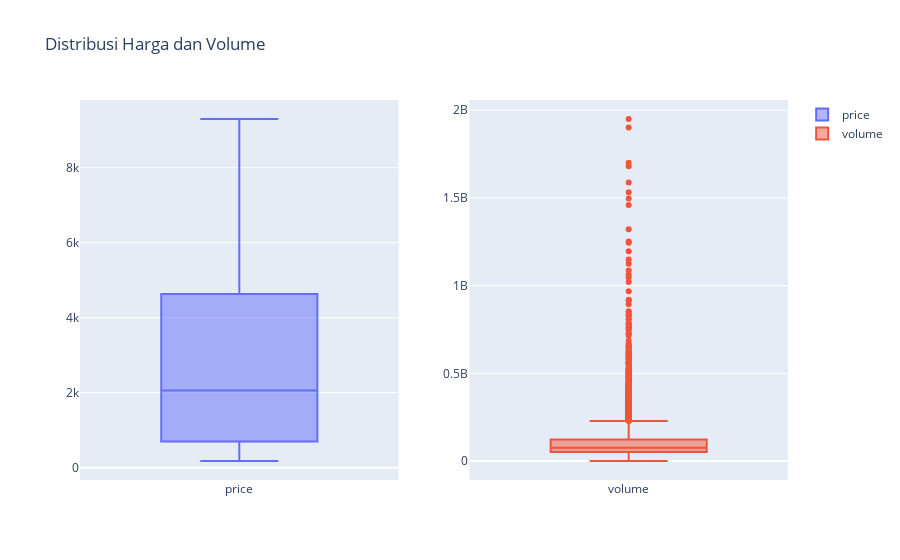

Notebook code for this chart:
### Code cell
fig = make_subplots(rows=1, cols=2, shared_xaxes=True)

fig.add_trace(go.Box(y=df.Close, name='price'), row=1, col=1)
fig.add_trace(go.Box(y=df.Volume, name='volume'), row=1, col=2)
fig.update_layout(title='Distribusi Harga dan Volume')
fig.show()

### Figure 1 — Plotly figure (JSON) as saved in the notebook; plotly's stock layout.template omitted (floating-point values rounded to 4 significant figures; data arrays with more than 128 entries replaced by an {"elided": "..."} marker saying what was removed)
{"data": [{"name": "price", "type": "box", "xaxis": "x", "y": {"elided": "4493 int values"}, "yaxis": "y"}, {"name": "volume", "type": "box", "xaxis": "x2", "y": {"elided": "4493 int values"}, "yaxis": "y2"}], "layout": {"title": {"text": "Distribusi Harga dan Volume"}, "xaxis": {"anchor": "y", "domain": [0, 0.45]}, "xaxis2": {"anchor": "y2", "domain": [0.55, 1]}, "yaxis": {"anchor": "x", "domain": [0, 1]}, "yaxis2": {"anchor": "x2", "domain": [0, 1]}}}
